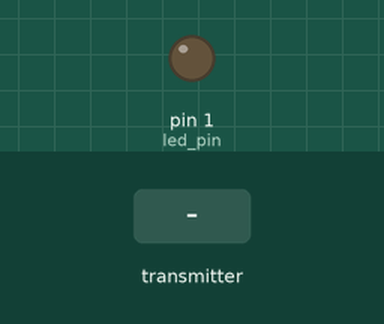
Bench run of a sketch on a simulated Arduino Uno, built with avr-gcc and run on an emulated ATmega328P. Parts: output pins drawn as LEDs (lit = HIGH). The inputs (shaded band) are chosen by the test bench. No radio packets arrive unless stated.

Above: at 1.4 s.
1.5 s: the transmitter starts sending button_state = 1
At 2.7 s:
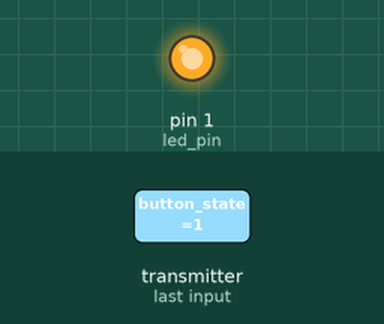
3.0 s: the transmitter starts sending button_state = 0
At 4.1 s:
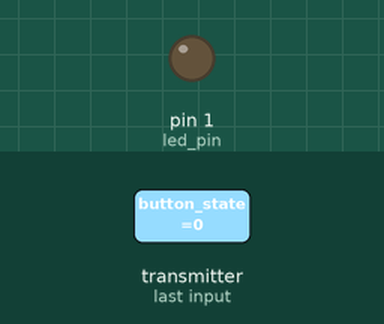
Timing chart, 0 to 6.0 s (numbered marks = the images above; inputs shaded):
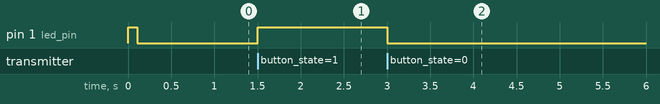

The sketch:

receiver.ino
```cpp
#include <SPI.h>
#include <nRF24L01.h>
#include <RF24.h>

RF24 radio(2, 3); // CE, CSN
const byte address[6] = "00001";
boolean button_state = 0;
int led_pin = 1;

void setup() {
  pinMode(led_pin, OUTPUT);

  radio.begin();
  radio.openReadingPipe(0, address);
  radio.setPALevel(RF24_PA_MIN);
  radio.startListening();

  digitalWrite(led_pin, HIGH);
  delay(100);
  digitalWrite(led_pin, LOW);
  delay(100);
}

void loop()
{

  if (radio.available())
  {
    radio.read(&button_state, sizeof(button_state));
    digitalWrite(led_pin, button_state);
  }
  delay(5);
}
```

Measured:
- after the input at 1.5 s, pin 1 (led_pin): LOW → HIGH at once
- after the input at 3.0 s, pin 1 (led_pin): HIGH → LOW at once
